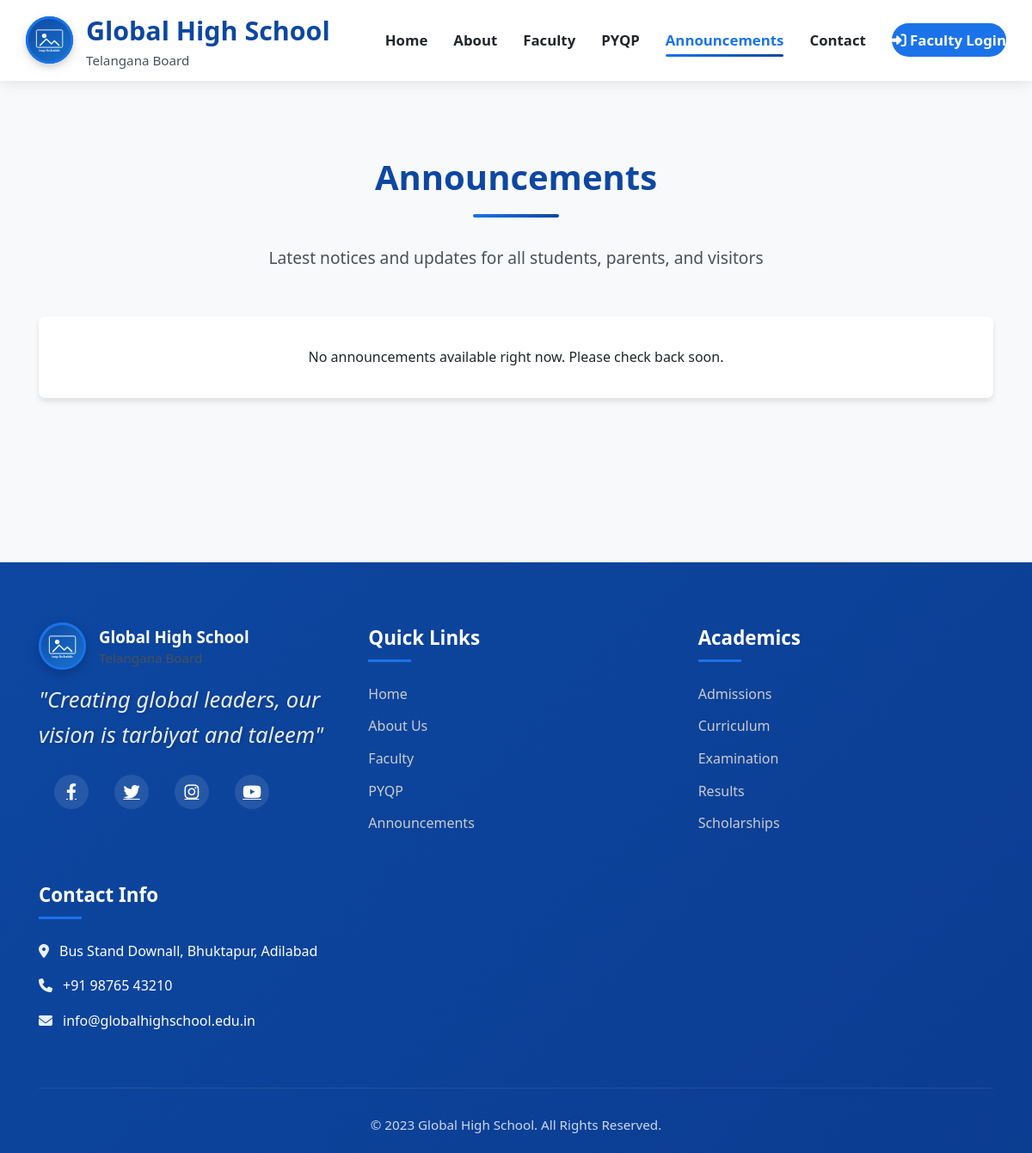
Before: /announcements with the older database file.
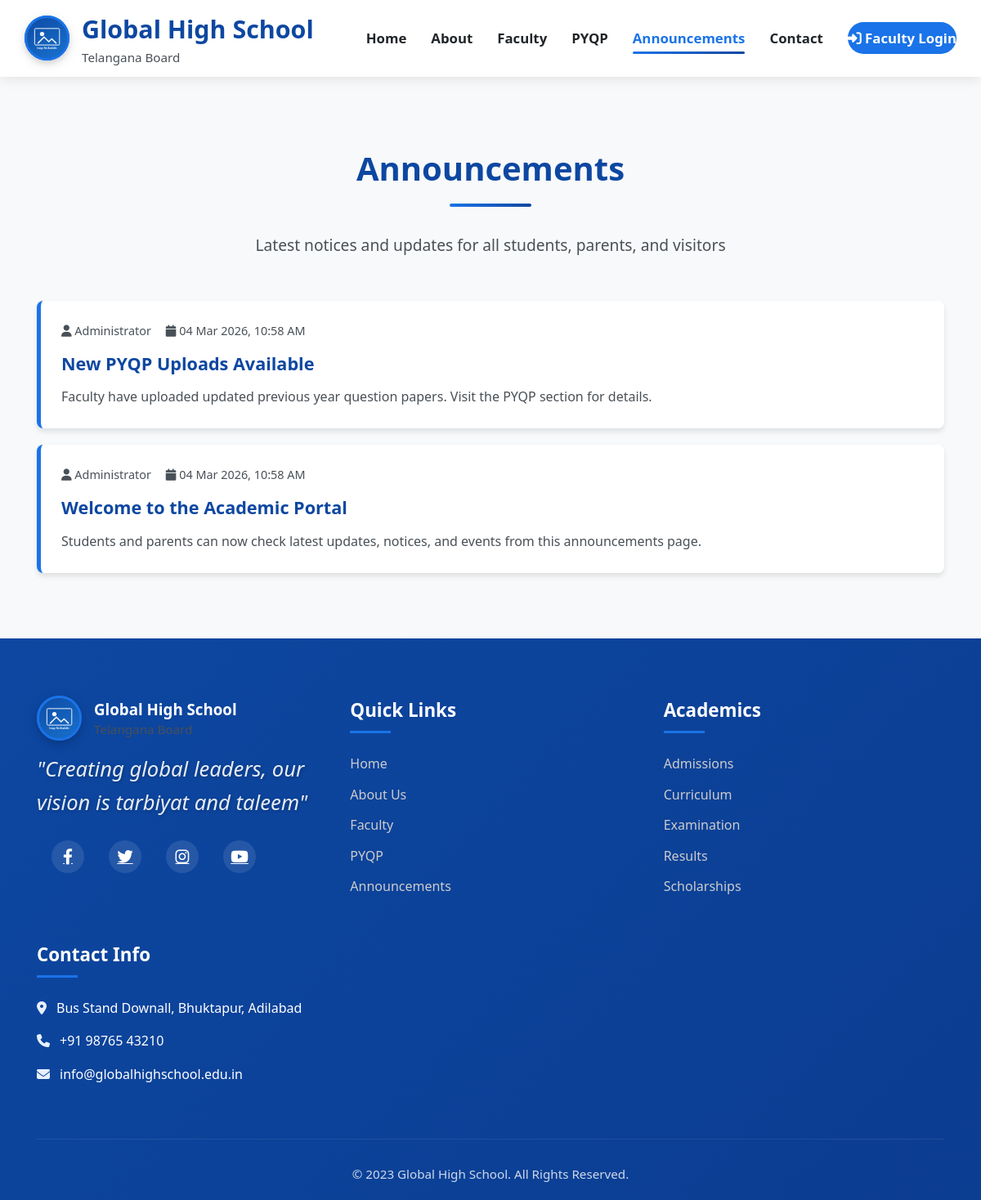
After: the same page with the newer database file.
### app.py (models this page shows, shortened)
class Announcement(db.Model):
    id = db.Column(db.Integer, primary_key=True)
    title = db.Column(db.String(200), nullable=False)
    message = db.Column(db.Text, nullable=False)
    created_by = db.Column(db.Integer, db.ForeignKey('faculty.id'), nullable=False)
    created_at = db.Column(db.DateTime, default=datetime.utcnow)
    is_active = db.Column(db.Boolean, default=True)
    creator = db.relationship('Faculty', backref='announcements')

class Faculty(UserMixin, db.Model):
    id = db.Column(db.Integer, primary_key=True)
    username = db.Column(db.String(80), unique=True, nullable=False)
    email = db.Column(db.String(120), unique=True, nullable=False)
    password_hash = db.Column(db.String(200), nullable=False)
    name = db.Column(db.String(100), nullable=False)
    role = db.Column(db.String(100), nullable=False)
    department = db.Column(db.String(100))
    phone = db.Column(db.String(15))
    is_active = db.Column(db.Boolean, default=True)
    is_admin = db.Column(db.Boolean, default=False)
    created_at = db.Column(db.DateTime, default=datetime.utcnow)
    last_login = db.Column(db.DateTime)
    updated_at = db.Column(db.DateTime, default=datetime.utcnow, onupdate=datetime.utcnow)
    pyqps = db.relationship('PYQP', backref='uploader', lazy=True)

### app.py (the view)
@app.route('/announcements')
def announcements():
    active_announcements = Announcement.query.filter_by(is_active=True).order_by(Announcement.created_at.desc()).all()
    return render_template('announcements.html', announcements=active_announcements)

### app.py (called while the page is built)
@app.context_processor
def inject_template_helpers():
    return {
        'get_image_url': get_image_url
    }

### templates/announcements.html (shortened to what this page needs)
{% extends "base.html" %}
{% block content %}
<section class="announcements-page">
    <div class="container">
        <div class="announcements-header">
            <h2 class="section-title">Announcements</h2>
            <p class="section-subtitle">Latest notices and updates for all students, parents, and visitors</p>
        </div>
        {% if announcements %}
        <div class="announcements-list">
            {% for announcement in announcements %}
            <article class="announcement-card">
                <div class="announcement-meta">
                    <span><i class="fas fa-user"></i> {{ announcement.creator.name if announcement.creator else 'School Administration' }}</span>
                    <span><i class="fas fa-calendar"></i> {{ announcement.created_at.strftime('%d %b %Y, %I:%M %p') }}</span>
                </div>
                <h3>{{ announcement.title }}</h3>
                <p>{{ announcement.message }}</p>
            </article>
            {% endfor %}
        </div>
        {% else %}
        <div class="no-announcements">
            <p>No announcements available right now. Please check back soon.</p>
        </div>
        {% endif %}
    </div>
</section>
{% endblock %}

### templates/base.html (shortened to what this page needs)
<!DOCTYPE html>
<html lang="en">
<head>
    <link rel="stylesheet" href="{{ url_for('static', filename='css/styles.css') }}">
    <link rel="stylesheet" href="https://cdnjs.cloudflare.com/ajax/libs/font-awesome/6.4.0/css/all.min.css">
</head>
<body>
        <nav class="navbar">
            <div class="container">
                <div class="logo">
                    <div class="logo-icon">
                        <img src="https://scontent.fhyd11-3.fna.fbcdn.net/v/t39.30808-6/319896007_646792773847965_2692287642155632377_n.jpg?_nc_cat=108&ccb=1-7&_nc_sid=6ee11a&_nc_ohc=cmGWFcH-32AQ7kNvwFkmQGS&_nc_oc=AdlQn98SV9oaCwVQZcoT_-xZ7nShNuJVRqlGga2sb8yRXEwwaAAvXZf3u3rb5yu7PZnH_06NgRVm58fpCTZjTY0D&_nc_zt=23&_nc_ht=scontent.fhyd11-3.fna&_nc_gid=42rZKVuvWHj_orMSAP4yFQ&oh=00_AfaJt5qGtiASJX4ONhGclJARvskMoN0VmZodlKTnnrndqw&oe=68E16D2D" alt="Global High School Logo" class="logo-image">
                    </div>
                    <div class="logo-text">
                        <h1><a href="{{ url_for('index') }}">Global High School</a></h1>
                        <p>Telangana Board</p>
                    </div>
                </div>
                <ul class="nav-links">
                    {% if current_user.is_authenticated %}
                    <li><a href="{{ url_for('faculty_dashboard') }}" {% if request.endpoint == 'faculty_dashboard' %}class="active"{% endif %}><i class="fas fa-tachometer-alt"></i> Dashboard</a></li>
                    <li><a href="{{ url_for('faculty_upload_pyqp') }}" {% if request.endpoint == 'faculty_upload_pyqp' %}class="active"{% endif %}><i class="fas fa-file-pdf"></i> Upload PYQP</a></li>
                    <li><a href="{{ url_for('faculty_announcements') }}" {% if request.endpoint == 'faculty_announcements' %}class="active"{% endif %}><i class="fas fa-bullhorn"></i> Manage Announcements</a></li>
                    <li><a href="{{ url_for('faculty_profile') }}" {% if request.endpoint == 'faculty_profile' %}class="active"{% endif %}><i class="fas fa-user"></i> Profile</a></li>
                    <li><a href="{{ url_for('faculty_logout') }}"><i class="fas fa-sign-out-alt"></i> Logout</a></li>
                    {% else %}
                    <li><a href="{{ url_for('index') }}" {% if request.endpoint == 'index' %}class="active"{% endif %}>Home</a></li>
                    <li><a href="{{ url_for('about') }}" {% if request.endpoint == 'about' %}class="active"{% endif %}>About</a></li>
                    <li><a href="{{ url_for('faculty') }}" {% if request.endpoint == 'faculty' %}class="active"{% endif %}>Faculty</a></li>
                    <li><a href="{{ url_for('pyqp') }}" {% if request.endpoint == 'pyqp' %}class="active"{% endif %}>PYQP</a></li>
                    <li><a href="{{ url_for('announcements') }}" {% if request.endpoint == 'announcements' %}class="active"{% endif %}>Announcements</a></li>
                    <li><a href="{{ url_for('contact') }}" {% if request.endpoint == 'contact' %}class="active"{% endif %}>Contact</a></li>
                    <li><a href="{{ url_for('faculty_login') }}" class="login-link"><i class="fas fa-sign-in-alt"></i> Faculty Login</a></li>
                    {% endif %}
                </ul>
            </div>
        </nav>
    <main>
        {% block content %}{% endblock %}
    </main>
    <footer>
        <div class="container">
            <div class="footer-content">
                <div class="footer-section">
                    <div class="logo">
                        <div class="logo-icon">
                            <img src="https://scontent.fhyd11-3.fna.fbcdn.net/v/t39.30808-6/319896007_646792773847965_2692287642155632377_n.jpg?_nc_cat=108&ccb=1-7&_nc_sid=6ee11a&_nc_ohc=cmGWFcH-32AQ7kNvwFkmQGS&_nc_oc=AdlQn98SV9oaCwVQZcoT_-xZ7nShNuJVRqlGga2sb8yRXEwwaAAvXZf3u3rb5yu7PZnH_06NgRVm58fpCTZjTY0D&_nc_zt=23&_nc_ht=scontent.fhyd11-3.fna&_nc_gid=42rZKVuvWHj_orMSAP4yFQ&oh=00_AfaJt5qGtiASJX4ONhGclJARvskMoN0VmZodlKTnnrndqw&oe=68E16D2D" alt="Global High School Logo" class="logo-image">
                        </div>
                        <div class="logo-text">
                            <h3>Global High School</h3>
                            <p>Telangana Board</p>
                        </div>
                    </div>
                    <p class="vision-quote">"Creating global leaders, our vision is tarbiyat and taleem"</p>
                    <div class="social-links">
                        <a href="#"><i class="fab fa-facebook-f"></i></a>
                        <a href="#"><i class="fab fa-twitter"></i></a>
                        <a href="#"><i class="fab fa-instagram"></i></a>
                        <a href="#"><i class="fab fa-youtube"></i></a>
                    </div>
                </div>
                <div class="footer-section">
                    <h4>Quick Links</h4>
                    <ul>
                        <li><a href="{{ url_for('index') }}">Home</a></li>
                        <li><a href="{{ url_for('about') }}">About Us</a></li>
                        <li><a href="{{ url_for('faculty') }}">Faculty</a></li>
                        <li><a href="{{ url_for('pyqp') }}">PYQP</a></li>
                        <li><a href="{{ url_for('announcements') }}">Announcements</a></li>
                    </ul>
                </div>
                <div class="footer-section">
                    <h4>Academics</h4>
                    <ul>
                        <li><a href="#">Admissions</a></li>
                        <li><a href="#">Curriculum</a></li>
                        <li><a href="#">Examination</a></li>
                        <li><a href="#">Results</a></li>
                        <li><a href="#">Scholarships</a></li>
                    </ul>
                </div>
                <div class="footer-section">
                    <h4>Contact Info</h4>
                    <div class="contact-info">
                        <p><i class="fas fa-map-marker-alt"></i> Bus Stand Downall, Bhuktapur, Adilabad</p>
                        <p><i class="fas fa-phone"></i> +91 98765 43210</p>
                        <p><i class="fas fa-envelope"></i> info@globalhighschool.edu.in</p>
                    </div>
                </div>
            </div>
            <div class="footer-bottom">
                <p>&copy; 2023 Global High School. All Rights Reserved.</p>
            </div>
        </div>
    </footer>
</body>
</html>

### templates/announcements.html (style rules this page uses)
.announcements-page { padding: 80px 0; min-height: 70vh; background: var(--light-gray); }
.announcements-header { margin-bottom: 30px; }
.announcements-list { display: grid; gap: 20px; }
.announcement-card { background: var(--white); border-radius: var(--border-radius); box-shadow: var(--shadow); padding: 25px; border-left: 5px solid var(--primary-blue); }
.announcement-meta { display: flex; flex-wrap: wrap; gap: 18px; font-size: 0.9rem; color: var(--dark-gray); margin-bottom: 12px; }
.announcement-card h3 { color: var(--dark-blue); margin-bottom: 10px; font-size: 1.35rem; }
.announcement-card p { color: var(--dark-gray); line-height: 1.7; margin: 0; white-space: pre-line; }

Changed rows visible on the page:
added Announcement: creator "Administrator", created_at "04 Mar 2026, 10:58 AM", title "New PYQP Uploads Available", message "Faculty have uploaded updated previous year question papers. Visit the PYQP section for details."
added Announcement: creator "Administrator", created_at "04 Mar 2026, 10:58 AM", title "Welcome to the Academic Portal", message "Students and parents can now check latest updates, notices, and events from this announcements page."
Other visible differences:
text no longer shown: "No announcements available right now. Please check back soon."
